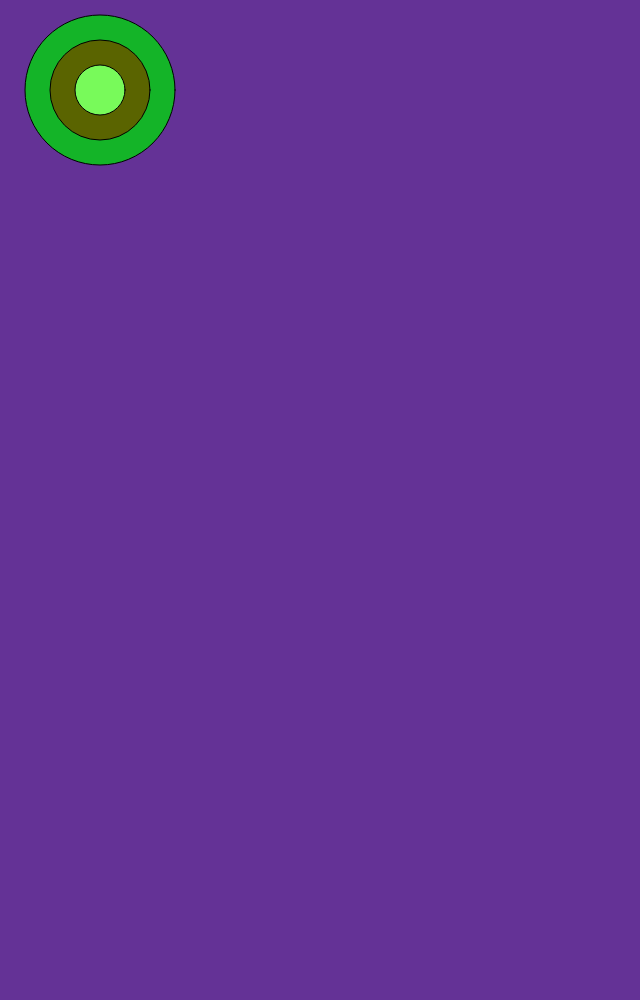
Frame 1 (no input)
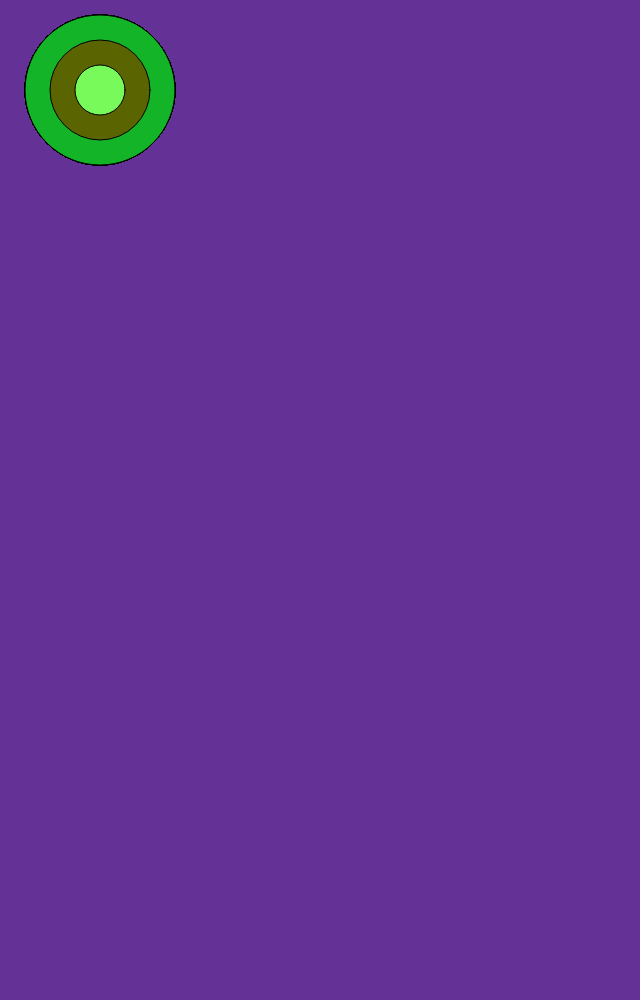
Frame 60 (no input)
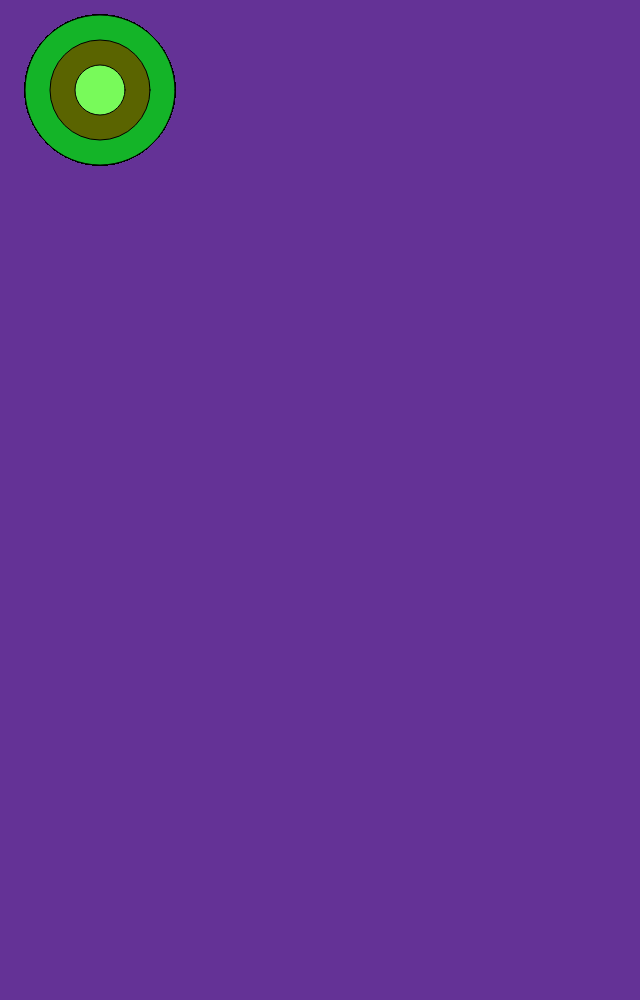
Frame 120 (the mouse pressed at the canvas centre since frame 60)

The p5.js sketch that drew these frames (run headless with seeded random() and noise() and a simulated clock; from frame 60 on, the mouse is pressed at the canvas centre):

// p5.js sketch
// ── sketch.js
function circle(x, y, diameter) {
  ellipse(x,y,diameter,diameter)
}


function setup (){
  createCanvas(640,1000);
  background(100,50,150);

  
}


function draw() {
  fill(20,180,40,255);
  circle(100,90,150)
  fill(90,100,0);
  circle(100,90,100);
  fill(120,250,90);
  circle(100,90,50);
}
